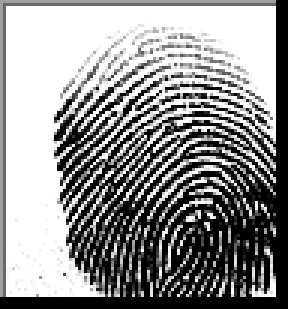
#> input picture biometric template extraction/2.png, 96 x 103 px (shown 3 times larger)
$ python main.py
#> lines starting #> are read from the running program, lines starting #| are printed output that depends on the picture; after the words box and inside, x2 and y2 are one past the last pixel; in counts of white or black regions, pixels touching at a corner belong together
import cv2
import numpy as np
from Crypto.Hash import SHA256
from sympy import nextprime
from math import gcd
import matplotlib.pyplot as plt

# Step 1: Load and preprocess fingerprint image
def preprocess_fingerprint(path):
#> called with path = '2.png'
    original = cv2.imread(path)
#> original is the input picture: shape (103, 96, 3); min 0, max 255, mean 144.6
    gray = cv2.cvtColor(original, cv2.COLOR_BGR2GRAY)

    resized = cv2.resize(gray, (128, 128))
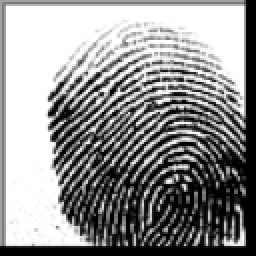
#> resized: shape (128, 128) (shown 2 times larger); min 0, max 255, mean 144.5
    _, binary = cv2.threshold(resized, 127, 255, cv2.THRESH_BINARY)
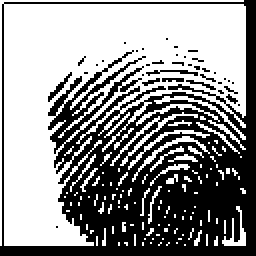
#> binary: shape (128, 128) (shown 2 times larger); 56.5% white; 37 black regions (33 under 20 px), largest, box (x1, y1, x2, y2) and area: (0, 0, 128, 128) 6900, (24, 36, 36, 51) 38, (73, 35, 99, 38) 35, (93, 40, 108, 45) 22

    # Show all stages
    plt.figure(figsize=(12, 4))
    plt.subplot(1, 4, 1)
    plt.title("Original")
    plt.imshow(cv2.cvtColor(original, cv2.COLOR_BGR2RGB))
    plt.axis('off')

    plt.subplot(1, 4, 2)
    plt.title("Grayscale")
    plt.imshow(gray, cmap='gray')
    plt.axis('off')

    plt.subplot(1, 4, 3)
    plt.title("Resized")
    plt.imshow(resized, cmap='gray')
    plt.axis('off')

    plt.subplot(1, 4, 4)
    plt.title("Binarized")
    plt.imshow(binary, cmap='gray')
    plt.axis('off')

    plt.tight_layout()
    plt.show()
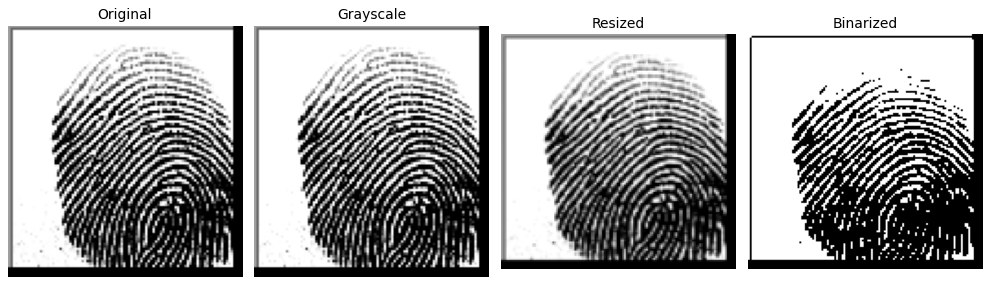
#> figure drawn by matplotlib, 4 panels

    return binary

# Step 2: Extract fingerprint features and hash to seed
def extract_fingerprint_seed(image):
    block_means = []
    block_size = 16
    vis = np.zeros((image.shape[0], image.shape[1], 3), dtype=np.uint8)

    print("\n📦 Mean values per 16x16 block:")
    for i in range(0, image.shape[0], block_size):
        for j in range(0, image.shape[1], block_size):
            block = image[i:i+block_size, j:j+block_size]
            mean_val = int(np.mean(block))
            block_means.append(mean_val)

            # Draw block mean on visualization image
            cv2.rectangle(vis, (j, i), (j+block_size, i+block_size), (0, 255, 0), 1)
            cv2.putText(vis, str(mean_val), (j+2, i+12), cv2.FONT_HERSHEY_PLAIN, 0.6, (255, 0, 0), 1)
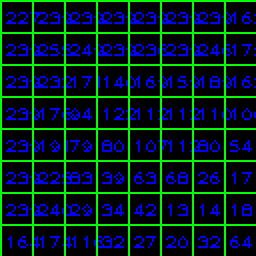
#> vis: shape (128, 128, 3) (shown 2 times larger); mean of channels 0, 1, 2 30.7, 30.9, 0; drawn as B, G, R
#> after the loop, block_means = 64 values, max 255 at index 9, min 13 at index 53, mean 143.5

    feature_string = ''.join(map(str, block_means))
#> (the run stopped early here; a loop or call above may not have finished)

$ run again, with biometric template extraction/1.jpg saved as biometric template extraction/2.png
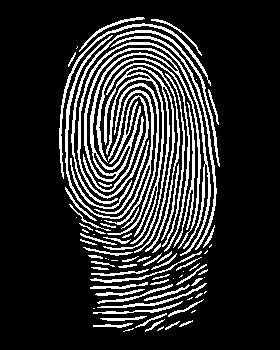
#> input picture biometric template extraction/1.jpg, 280 x 350 px
#> in preprocess_fingerprint, original is the input picture: shape (350, 280, 3); min 0, max 255, mean 45.3
#> in preprocess_fingerprint, `_, binary = cv2.threshold(resized, 127, 255, cv2.THRESH_BINARY)`:
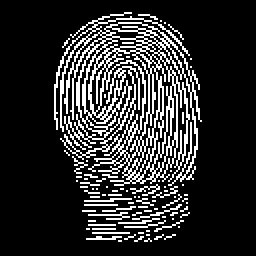
#> binary: shape (128, 128) (shown 2 times larger); 17.8% white in thin lines or dots, all inside (x1, y1, x2, y2) = (27, 6, 101, 121)
#> after the loop in extract_fingerprint_seed, `for i in range(0, image.shape[0], block_size):`:
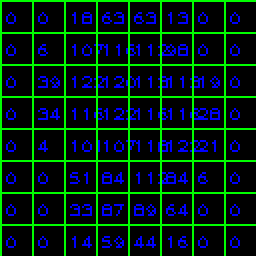
#> vis: shape (128, 128, 3) (shown 2 times larger); mean of channels 0, 1, 2 20.7, 30.9, 0; drawn as B, G, R
#> after the loop in extract_fingerprint_seed, `for i in range(0, image.shape[0], block_size):`: block_means = 64 values, max 122 at index 18, min 0 at index 0, mean 44.84
